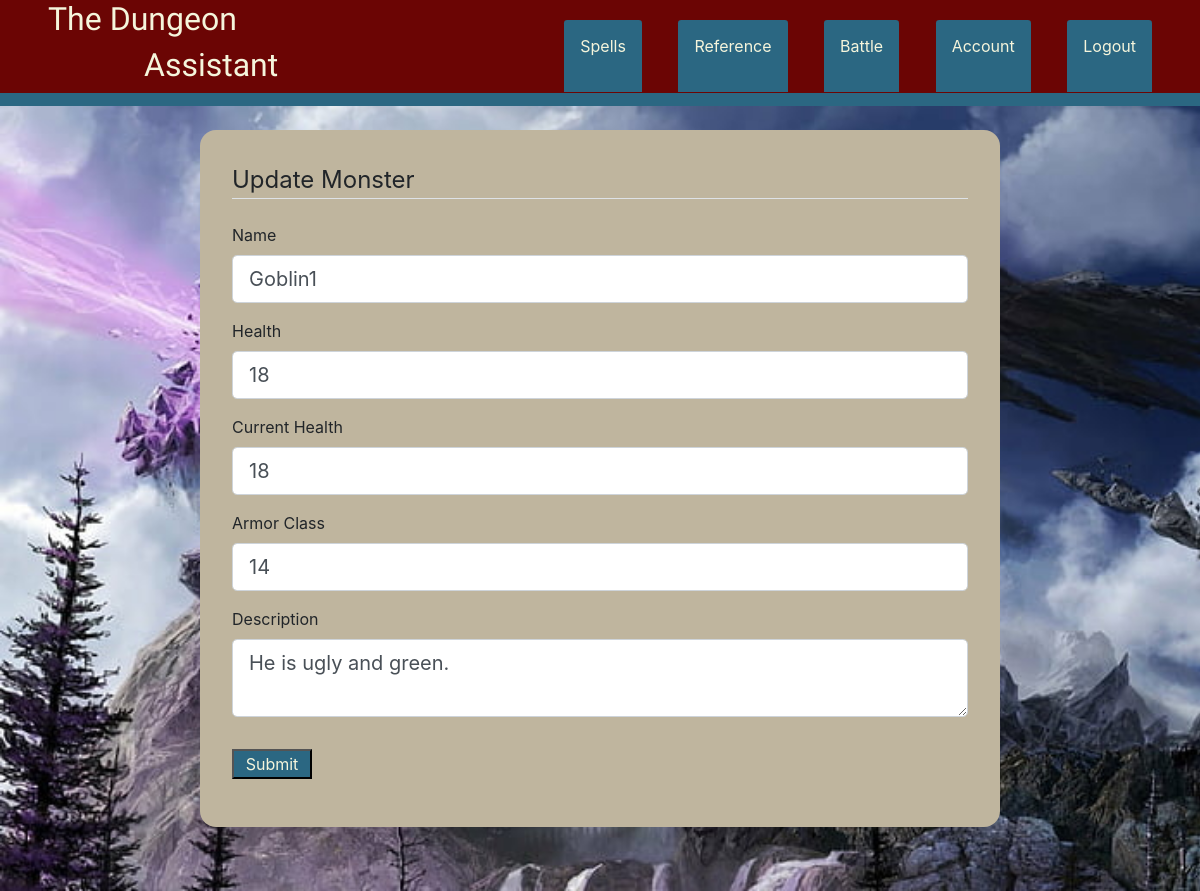
/battle/monster/1/update (signed in), run on an earlier commit of the app's database.
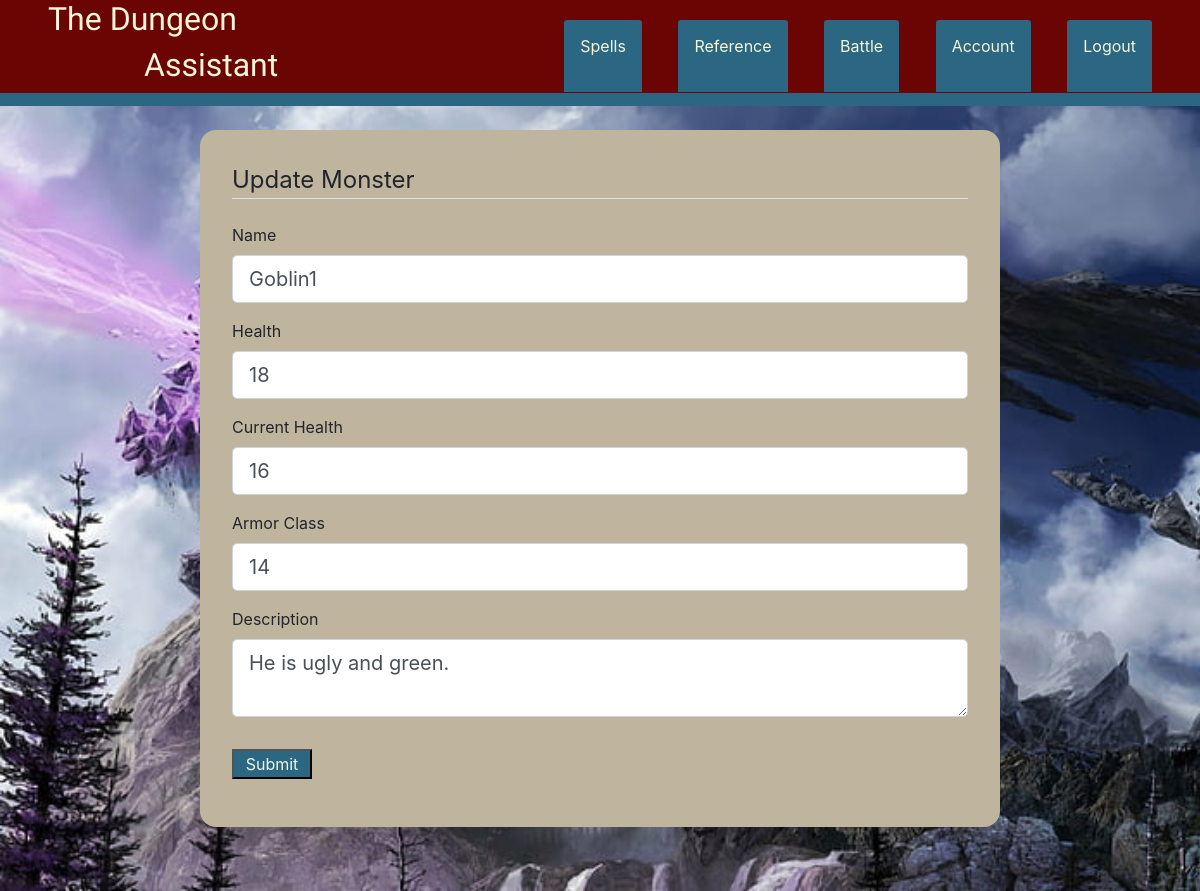
And on a later commit of the database.
### the_assistant/models.py (models this page shows, shortened)
class Monster(db.Model):
    id = db.Column(db.Integer, primary_key=True)
    monster_name = db.Column(db.String(50), nullable=False)
    total_hp = db.Column(db.Integer, nullable=False)
    current_hp = db.Column(db.Integer, nullable=False)
    armor_class = db.Column(db.Integer, nullable=False)
    monster_description = db.Column(db.Text)
    user_id = db.Column(db.Integer, db.ForeignKey('user.id'), nullable=False)

### the_assistant/routes.py (the view)
@app.route('/battle/monster/<int:monster_id>/update', methods=['GET', 'POST'])
@login_required
def update_monster(monster_id):
    monster = Monster.query.get_or_404(monster_id)
    if monster.author != current_user:
        abort(403)
    form = CreateMonster()
    if form.validate_on_submit():
        monster.monster_name = form.monster_name.data
        monster.total_hp = form.total_hp.data
        monster.current_hp = form.current_hp.data
        monster.armor_class = form.armor_class.data
        monster.monster_description = form.monster_desc.data
        db.session.commit()
        flash('Updated Monster!', 'success')
        return redirect(url_for('monster', monster_id=monster.id))
    elif request.method == 'GET':
        form.monster_name.data = monster.monster_name
        form.total_hp.data = monster.total_hp
        form.current_hp.data = monster.current_hp
        form.armor_class.data = monster.armor_class
        form.monster_desc.data = monster.monster_description
    return render_template('makemonster.html', title='Update Monster', form=form, legend= 'Update Monster')

### the_assistant/forms.py
class CreateMonster(FlaskForm):
    monster_name = StringField('Name', validators=[DataRequired()])
    total_hp = IntegerField('Health', validators=[DataRequired()])
    current_hp = IntegerField('Current Health', validators=[DataRequired()])
    armor_class = IntegerField('Armor Class', validators=[DataRequired()])
    monster_desc = TextAreaField('Description', validators=[DataRequired()])
    submit = SubmitField('Submit')

### the_assistant/models.py (called while the page is built)
@login_manager.user_loader
def load_user(user_id):
    return User.query.get(int(user_id))

### the_assistant/templates/makemonster.html (shortened to what the changed rows need)
{% extends 'base.html' %}
{% block content %}
<section class="page-back-monster">
    <section class="background-makemonster-1">
        <div>
            <form method="POST" action="">
                <fieldset class="form-group">
                    <div class="form-group">
                        {{ form.monster_name.label(class="from-control-label") }}
                        {% if form.monster_name.errors %}
                        {{ form.monster_name(class="form-control form-control-lg is-invalid") }}
                        <div class="invalid-feedback">
                            {% for error in form.monster_name.errors %}
                            <span>{{ error }}</span>
                            {% endfor %}
                        </div>
                        {% else %}
                        {{ form.monster_name(class="form-control form-control-lg") }}
                        {% endif %}
                    </div>
                    <section class="health">
                        <div class="form-group">
                            {{ form.total_hp.label(class="from-control-label") }}
                            {% if form.total_hp.errors %}
                            {{ form.total_hp(class="form-control form-control-lg is-invalid") }}
                            <div class="invalid-feedback">
                                {% for error in form.total_hp.errors %}
                                <span>{{ error }}</span>
                                {% endfor %}
                            </div>
                            {% else %}
                            {{ form.total_hp(class="form-control form-control-lg") }}
                            {% endif %}
                        </div>
                        <div class="form-group">
                            {{ form.current_hp.label(class="from-control-label") }}
                            {% if form.current_hp.errors %}
                            {{ form.current_hp(class="form-control form-control-lg is-invalid") }}
                            <div class="invalid-feedback">
                                {% for error in form.current_hp.errors %}
                                <span>{{ error }}</span>
                                {% endfor %}
                            </div>
                            {% else %}
                            {{ form.current_hp(class="form-control form-control-lg") }}
                            {% endif %}
                        </div>
                    </section>
                    <section class="ac">
                        <div class="form-group">
                            {{ form.armor_class.label(class="from-control-label") }}
                            {% if form.armor_class.errors %}
                            {{ form.armor_class(class="form-control form-control-lg is-invalid") }}
                            <div class="invalid-feedback">
                                {% for error in form.armor_class.errors %}
                                <span>{{ error }}</span>
                                {% endfor %}
                            </div>
                            {% else %}
                            {{ form.armor_class(class="form-control form-control-lg") }}
                            {% endif %}
                        </div>
                    </section>
                </fieldset>
            </form>
        </div>
    </section>
</section>
{% endblock content %}

What changed in the data, as far as the page shows it:
changed Monster "Goblin1": current_hp "18" → "16"
